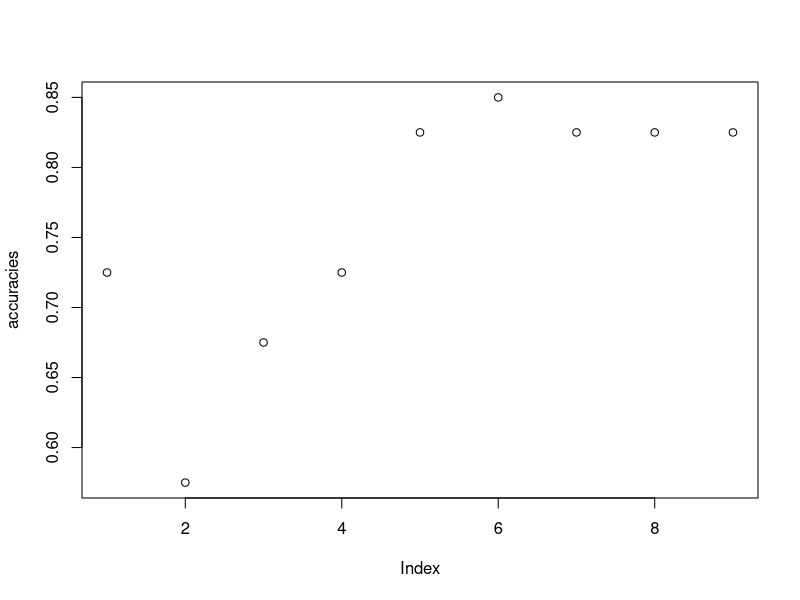

Source code (R):
## Lab 6 - Data preprocessing -PCA - ISOMAP quiz ##

#importing DATA
data(Glass, package = "mlbench")
training = Glass[c(1:50,91:146),-10]
trainingType = factor(Glass[c(1:50,91:146),10])
testing = Glass[51:90,-10]
testingType = factor(Glass[51:90, 10])


# Apply PCA to training data with center=TRUE, scale=TRUE
#and find what percentage of initial dataset's information is in PC1
pca_model <- prcomp(training, center = TRUE, scale = TRUE)


eigenvalues = pca_model$sdev^2
perc1 = eigenvalues[1]/sum(eigenvalues);

# What is the percentage of information loss, if only the first 4 principals are hold.
perc2 =(sum(eigenvalues) - sum(eigenvalues[c(1:4)])) /sum(eigenvalues)

#apply KNN with k=3 (without PCA) and find the Accuracy's value.
library(class)
library(e1071)
library(MLmetrics)
predy = knn(training, testing, trainingType, k = 3, prob = TRUE)
acc = Accuracy(predy, testingType)
acc

# Find the Recall's metric value for the previous KNN (take class 2 as positive)
rec = Recall(testingType, predy, positive = 2)

#Apply PCA (center= TRUE and scale=TRUE), train a kNN(k=3), which is the optimal
#number of the Principal Components to hold?
pca_model <- prcomp(training, center = TRUE, scale = TRUE)
eigenvalues = pca_model$sdev^2
accuracies = c(1:length(eigenvalues))
for (i in c(1:length(eigenvalues)))
{
  data_pc <- as.data.frame(predict(pca_model, training)[, 1:i])
  test_pc <- as.data.frame(predict(pca_model, testing)[, 1:i])
  predy = knn(data_pc, test_pc, trainingType, k = 3, prob = TRUE)
  accu = Accuracy(predy, testingType)
  
  accuracies[i]= accu
  
}
plot(accuracies
     )

# From the plot optimas PCs number is 6
